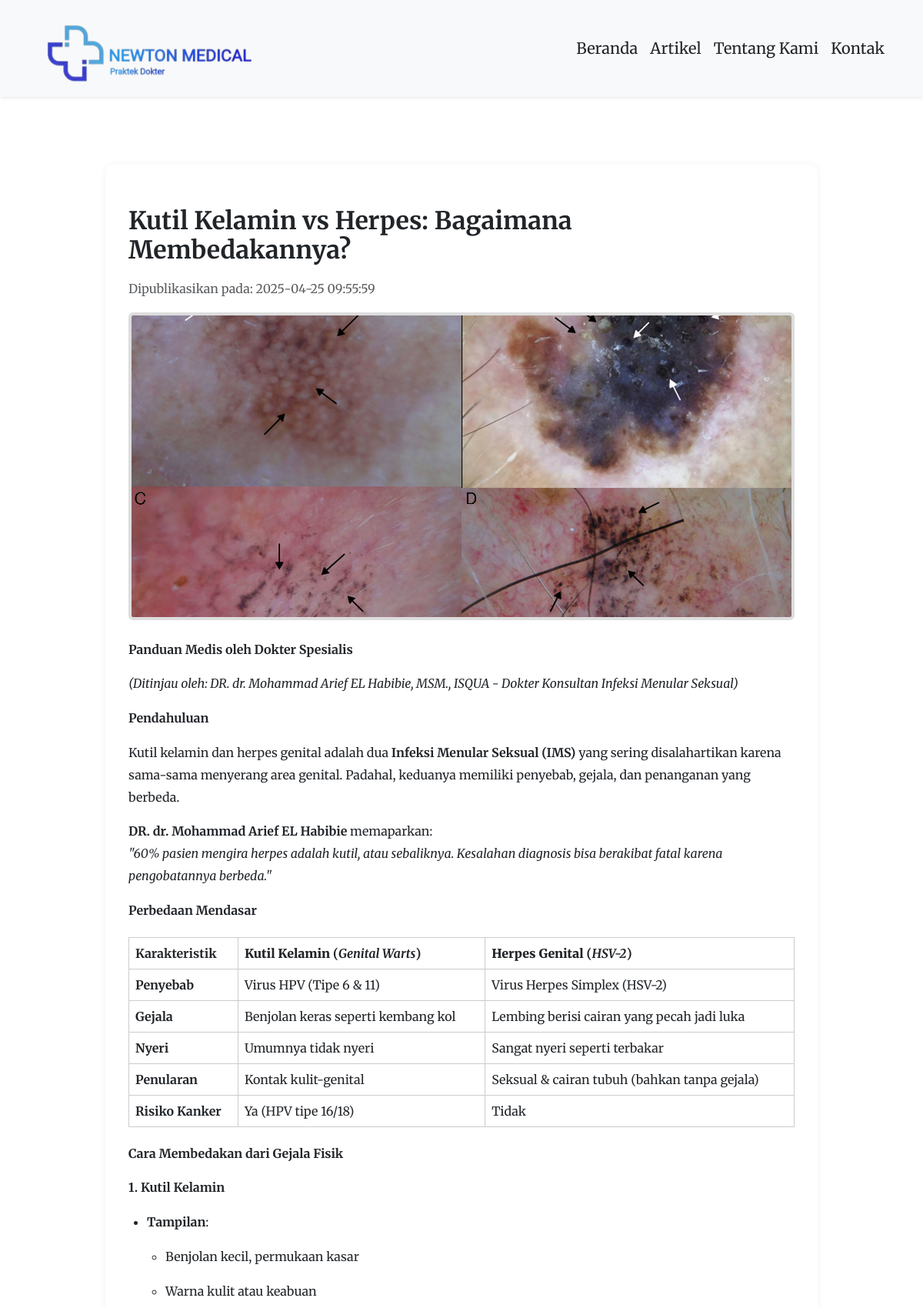
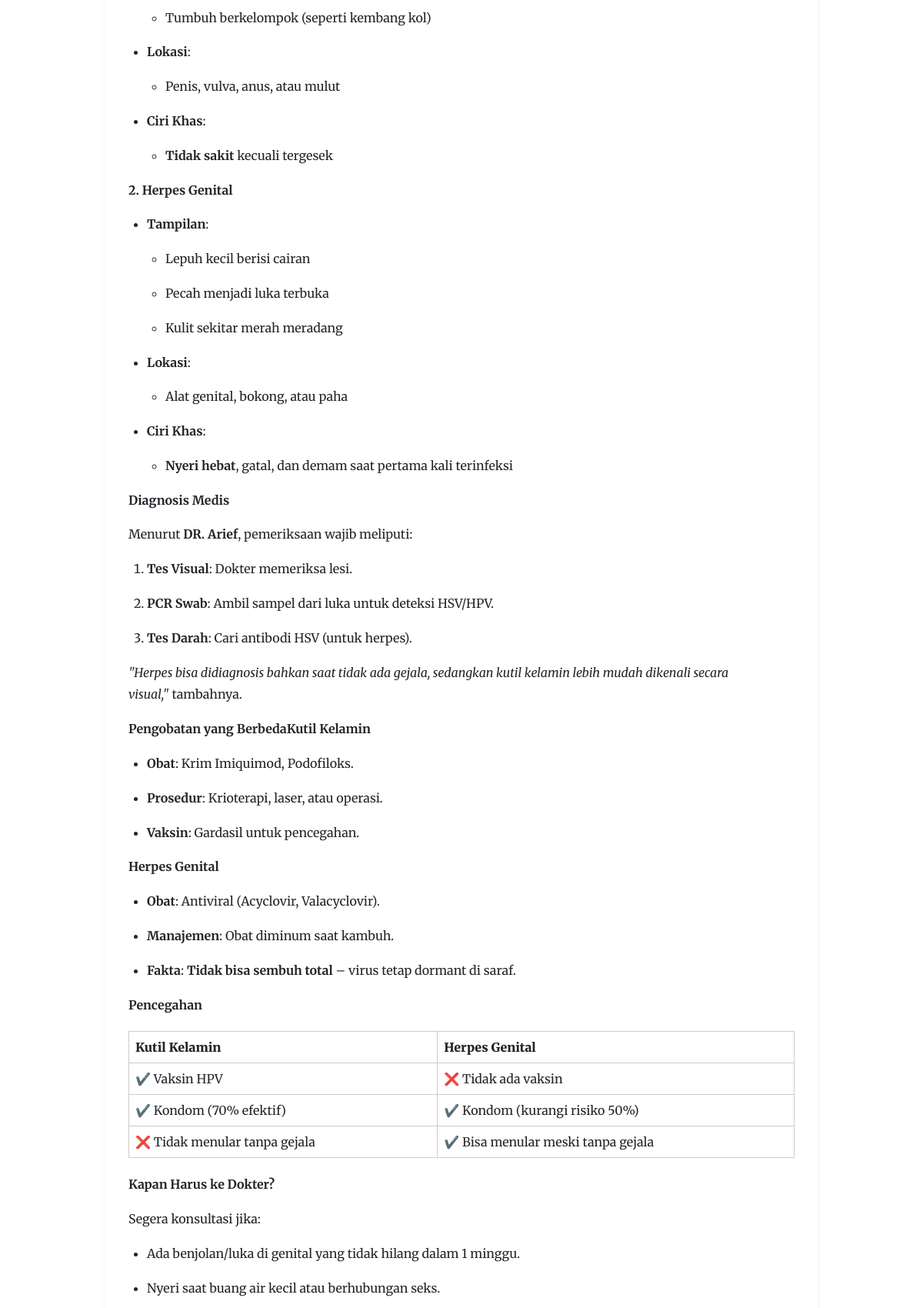
Page /detail.php?id=10 (upper part) on the committed database (2 pictures, top to bottom).
### tables this page shows
CREATE TABLE `artikel` (
  `id` int(11) NOT NULL,
  `judul` varchar(255) NOT NULL,
  `isi` text NOT NULL,
  `gambar` varchar(255) DEFAULT NULL,
  `tanggal` datetime NOT NULL
);

### detail.php (the view, shortened to what this page needs)
<?php
include 'koneksi/koneksi.php';
$id = $_GET['id'];
$query = mysqli_query($conn, "SELECT * FROM artikel WHERE id=$id");
$data = mysqli_fetch_assoc($query);
?>
<!DOCTYPE html>
<html lang="id">
<head>
  <link href="https://cdn.jsdelivr.net/npm/bootstrap@5.3.2/dist/css/bootstrap.min.css" rel="stylesheet">
  <link href="https://cdnjs.cloudflare.com/ajax/libs/font-awesome/6.5.0/css/all.min.css" rel="stylesheet">
  <link href="https://cdnjs.cloudflare.com/ajax/libs/animate.css/4.1.1/animate.min.css" rel="stylesheet" />
</head>
<body>
<nav class="navbar navbar-expand-lg navbar-light bg-light shadow-sm">
  <div class="container">
    <a class="navbar-brand" href="index.php">
      <img src="uploads/logo_klinik_newton.png" alt="Logo Klinik Newton" height="100">
    </a>
    <div class="collapse navbar-collapse" id="navbarNav">
      <ul class="navbar-nav ms-auto">
        <li class="nav-item"><a class="nav-link text-dark" href="index.php">Beranda</a></li>
        <li class="nav-item"><a class="nav-link text-dark" href="artikel.php">Artikel</a></li>
        <li class="nav-item"><a class="nav-link text-dark" href="tentang.php">Tentang Kami</a></li>
        <li class="nav-item"><a class="nav-link text-dark" href="kontak.php">Kontak</a></li>
      </ul>
    </div>
  </div>
</nav>
<div class="container py-5">
  <div class="row justify-content-center">
    <div class="col-lg-10 col-md-11 col-sm-12">
      <div class="artikel-konten">
        <h2 class="mb-3"><?= $data['judul']; ?></h2>
        <p class="text-muted">Dipublikasikan pada: <?= $data['tanggal']; ?></p>
        <?php if ($data['gambar']) : ?>
          <img src="uploads/<?= $data['gambar']; ?>" class="img-fluid rounded mb-4 custom-image" alt="<?= $data['judul']; ?>">
        <?php endif; ?>
        <?= $data['isi']; ?>
      </div>
    </div>
  </div>
</div>
</body>
</html>

### detail.php (style rules this page uses)
body { font-family: 'Merriweather', serif; }
.navbar-nav .nav-link { font-size: 20px; padding-right: 1.2rem; }
.custom-image { border: 4px solid #ddd; border-radius: 8px; width: 100%; max-height: 400px; object-fit: cover; }
.artikel-konten { padding: 30px; margin: 40px auto; background-color: #fff; border-radius: 10px; box-shadow: 0 0 10px rgba(0,0,0,0.05); }
.artikel-konten h1, .artikel-konten h2, .artikel-konten h3, .artikel-konten h4 { font-weight: bold; margin-top: 1.5rem; margin-bottom: 1rem; }
.artikel-konten p { line-height: 1.8; margin-bottom: 1rem; }
.artikel-konten ul, .artikel-konten ol { padding-left: 1.5rem; margin-bottom: 1rem; }
.artikel-konten li { margin-bottom: 0.5rem; }
.artikel-konten table { width: 100%; border-collapse: collapse; margin: 20px 0; }
.artikel-konten th, .artikel-konten td { border: 1px solid #ccc; padding: 8px; text-align: left; }

### rows in the picture
artikel: judul "Kutil Kelamin vs Herpes: Bagaimana Membedakannya?", tanggal "2025-04-25 09:55:59", gambar (picture), isi "Panduan Medis oleh Dokter Spesialis (Ditinjau oleh: DR. dr. Mohammad Arief EL Habibie, MSM., ISQUA - Dokter Konsultan Infeksi Menular Seksual) Pendahuluan Kutil kelamin dan herpes genital adalah dua Infeksi Menular Seksual (IMS) yang sering disalahartikan karena sama-sama menyerang area genital. Padahal, keduanya memiliki penyebab, gejala, dan penanganan yang berbeda. DR. dr. Mohammad Arief EL Habibie memaparkan: \"60% pasien mengira herpes adalah kutil, atau sebaliknya. Kesalahan diagnosis bisa berakibat fatal karena pengobatannya berbeda.\" Perbedaan Mendasar Karakteristik Kutil Kelamin ( Genital Warts ) Herpes Genital ( HSV-2 ) Penyebab Virus HPV (Tipe 6 & 11) Virus Herpes Simplex (HSV-2)…"
